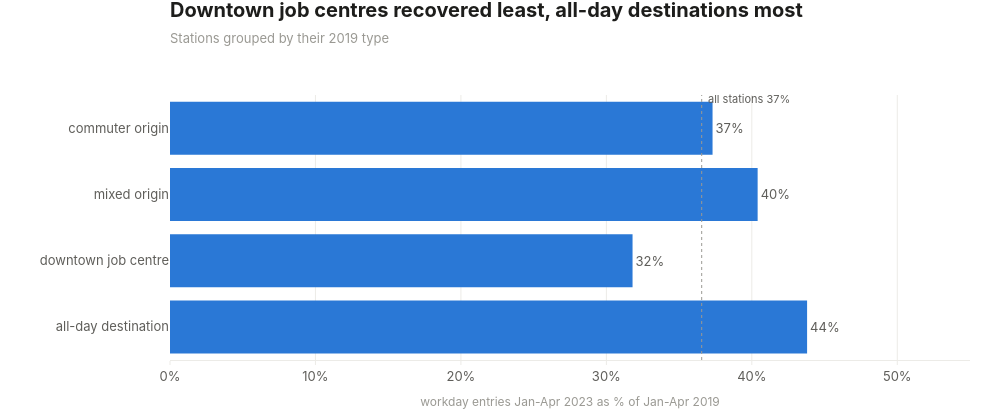

Here is the notebook cell this chart was saved with:
### Code cell
fig = go.Figure(go.Bar(
    x=recovery["recovery_pct"],
    y=recovery.index,
    orientation="h",
    marker_color=viz.ACCENT,
    text=recovery["recovery_pct"].map("{:.0f}%".format),
    textposition="outside",
    hovertemplate="%{y}: %{x:.1f}% of 2019<extra></extra>",
))
viz.vline(fig, system_recovery, f"all stations {system_recovery:.0f}%", y=1.02)
fig.update_layout(hovermode="closest", showlegend=False, margin=dict(l=170))
fig.update_xaxes(title_text="workday entries Jan-Apr 2023 as % of Jan-Apr 2019", range=[0, 55], ticksuffix="%", showgrid=True, gridcolor=viz.GRID)
fig.update_yaxes(showgrid=False, autorange="reversed")

title = "Downtown job centres recovered least, all-day destinations most"
subtitle = "Stations grouped by their 2019 type"
viz.titled(fig, title, subtitle)
viz.save(fig, "09_recovery_by_type", height=420)
fig

### Figure 1 — Plotly figure (JSON) as saved in the notebook; plotly's stock layout.template omitted (floating-point values rounded to 4 significant figures)
{"data": [{"hovertemplate": "%{y}: %{x:.1f}% of 2019<extra></extra>", "marker": {"color": "#2a78d6"}, "orientation": "h", "text": ["37%", "40%", "32%", "44%"], "textposition": "outside", "type": "bar", "x": [37.3, 40.4, 31.8, 43.8], "y": ["commuter origin", "mixed origin", "downtown job centre", "all-day destination"]}], "layout": {"annotations": [{"font": {"color": "#5f5e5a", "size": 11}, "showarrow": false, "text": "all stations 37%", "x": 36.55, "xanchor": "left", "xshift": 4, "y": 1.02, "yref": "paper"}], "height": 420, "hovermode": "closest", "margin": {"l": 170}, "shapes": [{"line": {"color": "#9a9993", "dash": "dot", "width": 1}, "type": "line", "x0": 36.55, "x1": 36.55, "xref": "x", "y0": 0, "y1": 1, "yref": "y domain"}], "showlegend": false, "title": {"text": "<b>Downtown job centres recovered least, all-day destinations most</b><br><span style='font-size:13px;color:#9a9993'>Stations grouped by their 2019 type</span>"}, "width": 1000, "xaxis": {"gridcolor": "#ecebe7", "range": [0, 55], "showgrid": true, "ticksuffix": "%", "title": {"text": "workday entries Jan-Apr 2023 as % of Jan-Apr 2019"}}, "yaxis": {"autorange": "reversed", "showgrid": false}}}
